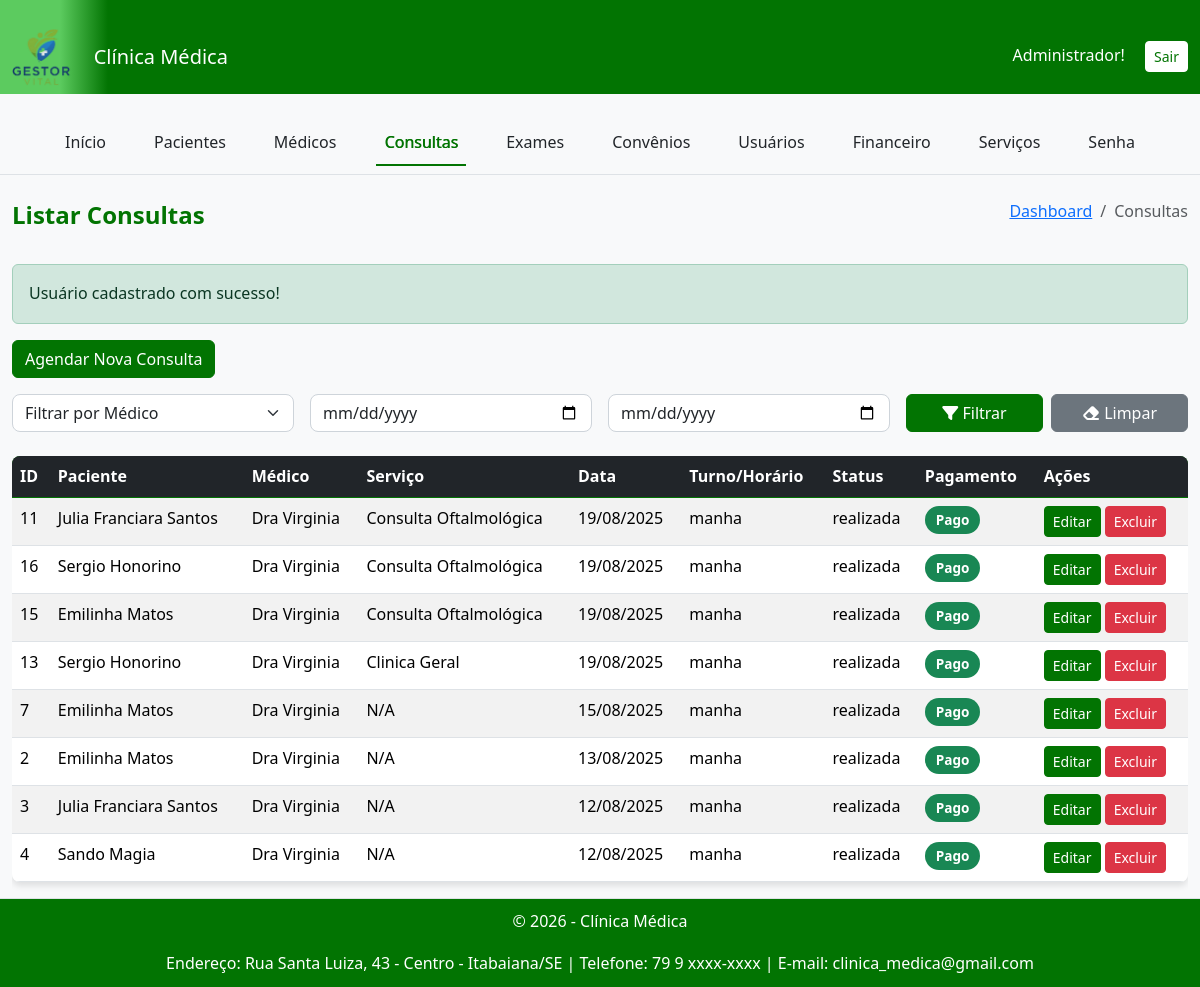
The app's page /clinica_medica/private/consultas/listar.php (signed in) with its own data.
### tables this page shows
CREATE TABLE `identidade_clinica` (
  `id` int(11) NOT NULL,
  `nome_clinica` varchar(255) NOT NULL,
  `url_logo` varchar(255) DEFAULT NULL,
  `endereco` varchar(255) DEFAULT NULL,
  `telefone` varchar(20) DEFAULT NULL,
  `email` varchar(100) DEFAULT NULL,
  `ultimo_update` timestamp NOT NULL DEFAULT CURRENT_TIMESTAMP ON UPDATE CURRENT_TIMESTAMP,
  `cor_primaria` varchar(7) DEFAULT '#007bff'
);

CREATE TABLE `consultas` (
  `id` int(11) NOT NULL,
  `paciente_id` int(11) NOT NULL,
  `medico_id` int(11) NOT NULL,
  `data_consulta` date NOT NULL,
  `turno` enum('manha','tarde','encaixe') NOT NULL,
  `status` enum('agendada','realizada','cancelada') DEFAULT 'agendada',
  `status_pagamento` varchar(50) DEFAULT 'pendente',
  `observacoes` text,
  `criado_em` timestamp NOT NULL DEFAULT CURRENT_TIMESTAMP,
  `hora_consulta` time DEFAULT NULL,
  `servico_id` int(11) DEFAULT NULL
);

CREATE TABLE `pacientes` (
  `id` int(11) NOT NULL,
  `nome` varchar(100) NOT NULL,
  `cpf` varchar(14) NOT NULL,
  `data_nascimento` date DEFAULT NULL,
  `telefone` varchar(20) DEFAULT NULL,
  `email` varchar(100) DEFAULT NULL,
  `endereco` text,
  `convenio_id` int(11) DEFAULT NULL,
  `observacoes` text,
  `criado_em` timestamp NOT NULL DEFAULT CURRENT_TIMESTAMP
);

CREATE TABLE `medicos` (
  `id` int(11) NOT NULL,
  `nome` varchar(100) NOT NULL,
  `crm` varchar(20) NOT NULL,
  `especialidade` varchar(100) NOT NULL,
  `telefone` varchar(20) DEFAULT NULL,
  `email` varchar(100) DEFAULT NULL,
  `horario_atendimento` text,
  `criado_em` timestamp NOT NULL DEFAULT CURRENT_TIMESTAMP,
  `usuario_id` int(11) DEFAULT NULL
);

CREATE TABLE `servicos` (
  `id` int(11) NOT NULL,
  `nome` varchar(255) NOT NULL,
  `preco` decimal(10,2) NOT NULL,
  `tipo` enum('Consulta','Exame') NOT NULL,
  `descricao` text,
  `data_criacao` timestamp NOT NULL DEFAULT CURRENT_TIMESTAMP
);

### config/helpers.php (called while the page is built, shortened)
<?php
function get_contrast_color($hexcolor) {
    $hexcolor = ltrim($hexcolor, '#');
    $r = hexdec(substr($hexcolor, 0, 2));
    $g = hexdec(substr($hexcolor, 2, 2));
    $b = hexdec(substr($hexcolor, 4, 2));
    $luminance = (0.299 * $r + 0.587 * $g + 0.114 * $b) / 255;
    return $luminance > 0.5 ? '#000000' : '#FFFFFF';
}
?>

### clinica_medica/private/consultas/listar.php (the view, shortened to what this page needs)
<?php
require_once __DIR__ . '/../../config/config.php';
require_once __DIR__ . '/../includes/cabecalho.php';
require_once __DIR__ . '/../includes/menu.php';
$sucesso = $_SESSION['sucesso_mensagem'] ?? '';
$data_inicio = $_GET['data_inicio'] ?? '';
$data_fim = $_GET['data_fim'] ?? '';
try {
    $sql = "SELECT c.id, p.nome AS paciente_nome, m.nome AS medico_nome, s.nome AS servico_nome, c.data_consulta, c.hora_consulta, c.turno, c.status, c.observacoes, c.status_pagamento
            FROM consultas c
            JOIN pacientes p ON c.paciente_id = p.id
            JOIN medicos m ON c.medico_id = m.id
            LEFT JOIN servicos s ON c.servico_id = s.id
            WHERE 1=1";
    $sql .= " ORDER BY c.data_consulta DESC, c.hora_consulta ASC";
    $stmt = $conn->prepare($sql);
    $stmt->execute();
    $resultado = $stmt->get_result();
} catch (Exception $e) {
    $erro = "Erro ao carregar consultas: " . $e->getMessage();
    $resultado = false;
}
?>
<div class="container mt-4">
    <div class="d-flex justify-content-between align-items-center mb-4">
        <h4>Listar Consultas</h4>
        <nav aria-label="breadcrumb">
            <ol class="breadcrumb">
                <li class="breadcrumb-item"><a href="../dashboard.php">Dashboard</a></li>
                <li class="breadcrumb-item active" aria-current="page">Consultas</li>
            </ol>
        </nav>
    </div>
    <?php if ($sucesso): ?>
        <div class="alert alert-success mt-3"><?= htmlspecialchars($sucesso) ?></div>
    <?php endif; ?>
    <a href="cadastrar.php" class="btn btn-primary mb-3">Agendar Nova Consulta</a>
    <form action="" method="GET" class="mb-4">
        <div class="row g-3">
            <div class="col-md-6 col-lg-3">
                <select id="medico_id" name="medico_id" class="form-select">
                    <option value="">Filtrar por Médico</option>
                </select>
            </div>
            <div class="col-md-6 col-lg-3">
                <input type="date" class="form-control" id="data_inicio" name="data_inicio" value="<?= htmlspecialchars($data_inicio) ?>">
            </div>
            <div class="col-md-6 col-lg-3">
                <input type="date" class="form-control" id="data_fim" name="data_fim" value="<?= htmlspecialchars($data_fim) ?>">
            </div>
            <div class="col-md-6 col-lg-3 d-flex align-items-end">
                <button type="submit" class="btn btn-primary me-2 w-100"><i class="fas fa-filter"></i> Filtrar</button>
                <a href="listar.php" class="btn btn-secondary w-100"><i class="fas fa-eraser"></i> Limpar</a>
            </div>
        </div>
    </form>
    <div class="table-responsive">
        <table class="table table-striped table-hover">
            <thead class="table-dark">
                <tr>
                    <th>ID</th>
                    <th>Paciente</th>
                    <th>Médico</th>
                    <th>Serviço</th>
                    <th>Data</th>
                    <th>Turno/Horário</th>
                    <th>Status</th>
                    <th>Pagamento</th>
                    <th>Ações</th>
                </tr>
            </thead>
            <tbody>
                <?php if ($resultado && $resultado->num_rows > 0): ?>
                    <?php while ($consulta = $resultado->fetch_assoc()): ?>
                        <tr class="<?= ($consulta['turno'] == 'encaixe') ? 'table-warning' : '' ?>">
                            <td><?= htmlspecialchars($consulta['id']) ?></td>
                            <td><?= htmlspecialchars($consulta['paciente_nome']) ?></td>
                            <td><?= htmlspecialchars($consulta['medico_nome']) ?></td>
                            <td><?= htmlspecialchars($consulta['servico_nome'] ?? 'N/A') ?></td>
                            <td><?= date('d/m/Y', strtotime($consulta['data_consulta'])) ?></td>
                            <td>
                                <?php if ($consulta['turno'] == 'encaixe'): ?>
                                    <span class="badge bg-danger">Encaixe</span>
                                    <?= htmlspecialchars(date('H:i', strtotime($consulta['hora_consulta']))) ?>
                                <?php else: ?>
                                    <?= htmlspecialchars($consulta['turno']) ?>
                                <?php endif; ?>
                            </td>
                            <td><?= htmlspecialchars($consulta['status']) ?></td>
                            <td>
                                <?php if ($consulta['status_pagamento'] == 'pago'): ?>
                                    <span class="badge bg-success">Pago</span>
                                <?php else: ?>
                                    <span class="badge bg-danger">Pendente</span>
                                <?php endif; ?>
                            </td>
                            <td>
                                <a href="editar.php?id=<?= $consulta['id'] ?>" class="btn btn-primary btn-sm">Editar</a>
                                <a href="excluir.php?id=<?= $consulta['id'] ?>" class="btn btn-danger btn-sm" onclick="return confirm('Tem certeza que deseja excluir esta consulta?');">Excluir</a>
                            </td>
                        </tr>
                    <?php endwhile; ?>
                <?php else: ?>
                    <tr>
                        <td colspan="9" class="text-center">Nenhuma consulta agendada.</td>
                    </tr>
                <?php endif; ?>
            </tbody>
        </table>
    </div>
</div>
<?php
require_once __DIR__ . '/../includes/rodape.php';
?>

### clinica_medica/private/includes/cabecalho.php (shortened to what this page needs)
<?php
require_once __DIR__ . '/../../config/config.php';
require_once __DIR__ . '/../../../config/helpers.php';
$caminho_base_do_projeto = '/';
$nome_clinica = "Clínica Médica";
$url_logo = "logo_padrao.png";
$cor_primaria = "#007bff";
try {
    $sql = "SELECT nome_clinica, url_logo, cor_primaria FROM identidade_clinica ORDER BY id DESC LIMIT 1";
    $result = $conn->query($sql);
    if ($result && $result->num_rows > 0) {
        $identidade = $result->fetch_assoc();
        $nome_clinica = htmlspecialchars($identidade['nome_clinica']);
        if (!empty($identidade['url_logo'])) {
            $url_logo = htmlspecialchars($identidade['url_logo']);
        }
        if (!empty($identidade['cor_primaria'])) {
            $cor_primaria = htmlspecialchars($identidade['cor_primaria']);
        }
    }
} catch (Exception $e) {
    error_log("Erro ao buscar identidade da clínica: " . $e->getMessage());
}
$nome_pasta_clinica = 'clinica_medica';
$caminho_base_clinica_publica = $caminho_base_do_projeto . $nome_pasta_clinica . '/public/';
$caminho_base_clinica_uploads = $caminho_base_do_projeto . $nome_pasta_clinica . '/';
$cor_contraste = get_contrast_color($cor_primaria);
?>
<!DOCTYPE html>
<html lang="pt-br">
<head>
    <link href="https://cdn.jsdelivr.net/npm/bootstrap@5.3.2/dist/css/bootstrap.min.css" rel="stylesheet">
    <link rel="stylesheet" href="https://cdnjs.cloudflare.com/ajax/libs/font-awesome/6.5.2/css/all.min.css">
    <link rel="stylesheet" href="<?= $caminho_base_clinica_publica . 'assets/css/style.css' ?>">
</head>
<body>
<nav class="navbar navbar-expand-lg navbar-dark navbar-custom">
    <div class="container-fluid">
        <a class="navbar-brand" href="../dashboard.php">
            <img src="<?= $caminho_base_clinica_uploads . $url_logo ?>" alt="Logo da <?= $nome_clinica ?>" class="logo-img">
            <span class="ms-2"><?= $nome_clinica ?></span>
        </a>
        <div>
            <span class="me-3" style="color: <?= $cor_contraste ?>;"><?= htmlspecialchars($_SESSION['usuario_nome']); ?>!</span>
            <a href="<?= $caminho_base_do_projeto ?>logout.php" class="btn btn-sm btn-custom-logout">Sair</a>
        </div>
    </div>
</nav>
<div class="container-fluid">
    <div class="row">

### clinica_medica/private/includes/rodape.php (shortened to what this page needs)
<?php
$dados_rodape = [
    'nome_clinica' => 'Clínica Médica',
    'endereco' => '',
    'telefone' => '',
    'email' => '',
    'cor_primaria' => '#f8f9fa'
];
try {
    if (isset($conn) && $conn->ping()) {
        $sql = "SELECT nome_clinica, endereco, telefone, email, cor_primaria FROM identidade_clinica ORDER BY id DESC LIMIT 1";
        $result = $conn->query($sql);
        if ($result && $result->num_rows > 0) {
            $dados_rodape = $result->fetch_assoc();
        }
    }
} catch (Exception $e) {
    error_log("Erro ao buscar dados do rodapé: " . $e->getMessage());
}
?>
    <footer style="text-align: center; padding: 10px; background-color: <?= htmlspecialchars($dados_rodape['cor_primaria']) ?>; color: white; border-top: 1px solid #dee2e6;">
        <p>&copy; <?= date('Y') ?> - <?= htmlspecialchars($dados_rodape['nome_clinica']) ?></p>
        <p style="margin-bottom: 0;">
            Endereço: <?= htmlspecialchars($dados_rodape['endereco']) ?> |
            Telefone: <?= htmlspecialchars($dados_rodape['telefone']) ?> |
            E-mail: <?= htmlspecialchars($dados_rodape['email']) ?>
        </p>
    </footer>
</body>
</html>

### clinica_medica/public/assets/css/style.css (style rules this page uses)
:root { --primary-color: #007bff; --secondary-color: #6c757d; --background-color: #f8f9fa; --text-color: #343a40; --shadow-light: 0 4px 6px rgba(0, 0, 0, 0.1); --border-radius: 8px; }
body { overflow-y: scroll; background-color: var(--background-color); color: var(--text-color); font-family: 'Segoe UI', 'Roboto', 'Helvetica Neue', Arial, sans-serif; line-height: 1.6; }
h1, h2, h3, h4, h5, h6 { color: var(--primary-color); font-weight: 600; }
.container-fluid { padding-top: 20px; }
.btn-primary { background-color: var(--primary-color); border-color: var(--primary-color); transition: background-color 0.3s ease; }
.table { box-shadow: var(--shadow-light); border-radius: var(--border-radius); overflow: hidden; }
.badge { padding: 0.5em 0.8em; font-size: 0.85em; font-weight: 600; border-radius: 50px; }
.form-control, .form-select { border-radius: var(--border-radius); border-color: #ced4da; box-shadow: none; transition: border-color 0.2s ease, box-shadow 0.2s ease; }
.navbar-custom { min-height: 60px; }
.navbar-brand { height: 100%; padding-top: 0; padding-bottom: 0; display: flex; align-items: center; }
.logo-img { height: 98%; max-height: 50px; width: auto; object-fit: contain; }
.table thead { background-color: var(--primary-color); color: #fff; border-color: var(--primary-color); }

### records on screen
identidade_clinica: url_logo (picture), nome_clinica "Clínica Médica", endereco "Rua Santa Luiza, 43 - Centro - Itabaiana/SE", telefone "79 9 xxxx-xxxx", email "clinica_medica@gmail.com"
consultas: id "11", paciente.nome "Julia Franciara Santos", medico.nome "Dra Virginia", servico.nome "Consulta Oftalmológica", data_consulta "19/08/2025", turno "manha", status "realizada", status_pagamento "Pago"
consultas: id "16", paciente.nome "Sergio Honorino", medico.nome "Dra Virginia", servico.nome "Consulta Oftalmológica", data_consulta "19/08/2025", turno "manha", status "realizada", status_pagamento "Pago"
consultas: id "15", paciente.nome "Emilinha Matos", medico.nome "Dra Virginia", servico.nome "Consulta Oftalmológica", data_consulta "19/08/2025", turno "manha", status "realizada", status_pagamento "Pago"
consultas: id "13", paciente.nome "Sergio Honorino", medico.nome "Dra Virginia", servico.nome "Clinica Geral", data_consulta "19/08/2025", turno "manha", status "realizada", status_pagamento "Pago"
consultas: id "7", paciente.nome "Emilinha Matos", medico.nome "Dra Virginia", servico_nome "N/A", data_consulta "15/08/2025", turno "manha", status "realizada", status_pagamento "Pago"
consultas: id "2", paciente.nome "Emilinha Matos", medico.nome "Dra Virginia", servico_nome "N/A", data_consulta "13/08/2025", turno "manha", status "realizada", status_pagamento "Pago"
consultas: id "3", paciente.nome "Julia Franciara Santos", medico.nome "Dra Virginia", servico_nome "N/A", data_consulta "12/08/2025", turno "manha", status "realizada", status_pagamento "Pago"
consultas: id "4", paciente.nome "Sando Magia", medico.nome "Dra Virginia", servico_nome "N/A", data_consulta "12/08/2025", turno "manha", status "realizada", status_pagamento "Pago"

### other values on screen
$_SESSION['usuario_nome'] "Administrador"
$nome "Início"
$nome "Pacientes"
$nome "Médicos"
$nome "Consultas"
$nome "Exames"
$nome "Convênios"
$nome "Usuários"
$nome "Financeiro"
$nome "Serviços"
$nome "Senha"
$sucesso "Usuário cadastrado com sucesso!"
